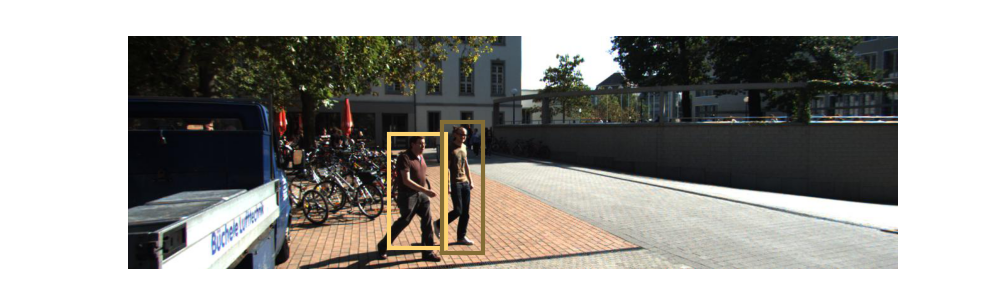
#> input picture TP3_Kalman-Filtering/output/images/000002.png, 1000 x 302 px; its folder holds only this picture in this run
$ jupyter execute --allow-errors TP_KalmanFiltering_HONG_YU.ipynb   (shell and % lines are left out)
#> lines starting #> are read from the running program, lines starting #| are printed output that depends on the picture
### TP3_Kalman-Filtering/robot_simulation.py
import numpy as np


class RobotSimulation(object):
    def __init__(self, x0=0, velocity=1,
                 measurement_std=0.0,
                 process_std=0.0):
        """ x0 : initial position
            velocity: (+=right, -=left)
            measurement_std: standard deviation in measurement m
            process_std: standard deviation in process (m/s)
        """
        self.x = x0
        self.velocity = velocity
        self.measurement_std = measurement_std
        self.process_std = process_std

    def move(self, dt=1.0):
        """Compute new position of the walker in dt seconds."""
        dx = self.velocity + np.random.randn()*self.process_std
        self.x += dx * dt

    def locate(self):
        """ Returns measurement of new position in meters."""
        measurement = self.x + np.random.randn()*self.measurement_std
        return measurement

    def move_and_locate(self):
        """ Move robot, and return measurement of new position in meters"""
        self.move()
        return self.locate()

### TP3_Kalman-Filtering/TP_KalmanFiltering_HONG_YU.ipynb
[cell 1]
# The first part of this notebook is inspired by R. Labbe's work, the second by A. Bewley's.

import numpy as np

import matplotlib as mpl
import matplotlib.pyplot as plt

You should submit before the deadline a **TP_KalmanFilter_firstname-surname.ipynb** file containing:
- completed code blocks
- the answer to the questions asked in this lab

You do not need to attach the data, other .py files, nor the output of the last section on multiple object tracking as we must be able to regenerate the output by running your notebook.

# Introduction on Gaussian distributions

The Kalman filter is essentially a Bayesian filter that uses Gaussians. Let's see in 1D how we can use Gaussian distributions to encode priors about the location of a robot, and update them given measurements.

## Beliefs as Gaussians

[cell 2]
# Code the 1D Gaussian probability density function
def Gaussian_pdf(x, mean=0., variance=1.):
    """
    x: scalar or numpy.array
    Returns N(x|mean,variance), the scalar or numpy array containing the Gaussian pdf evaluated at x.
    """
    return 1/(np.sqrt(variance) * np.sqrt(2*np.pi)) * np.exp(-0.5 * (x-mean)**2/variance)

We can express our belief in the robot's position with a Gaussian. Say we believe that the robot is at 10 meters, and the variance in that belief is 1m$^2$, or $\mathcal{N}(10,\, 1)$. A plot of the pdf follows:

[cell 3]
xs = np.linspace(4, 16, 100)
ys = Gaussian_pdf(xs, mean=10.)

plt.figure(figsize=(10, 6))
plt.plot(xs, ys, label='$\mathcal{N}(10,1)$')
plt.ylim(0,.5)
plt.grid(True)
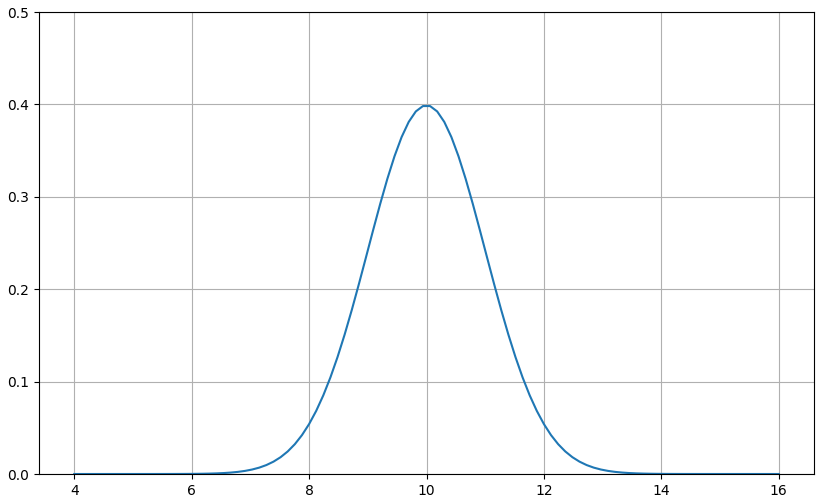
#> figure drawn by matplotlib, 1 panel; curve peaks at x = 9.94, y = 0.398

This plot depicts our uncertainty about the robot's position. It represents a fairly inexact belief. While we believe that it is most likely that the robot is at 10 m, any position from 9 m to 11 m or so is quite likely as well.

## Predictions with Gaussians

Suppose starting from an uncertain position $x = \mathcal{N}(10,\, 1)$, the robot moves by an amount $\epsilon = \mathcal{N}(0,\, 0.5^2)$. How do we compute the prior for the new location of the robot, given that both their initial location and move are uncertain?

We make use of the fact that the sum of two independent Gaussians is again Gaussian, whose mean equals the sum of their means and whose variance equals the sum of their variance. In our case, this yields a prior $\bar{x}=\mathcal{N}(\bar\mu,\, \bar\sigma^2)$ with:

$$\begin{aligned}\bar\mu &= \mu_x + \mu_\epsilon = 10 + 0 &&= 10 \\
\bar\sigma^2 &= \sigma_x^2 + \sigma_{\epsilon}^2 = 1^2 + 0.5^2 &&= 1.25\end{aligned}$$

It makes sense that the predicted position is the previous position plus the movement. What about the variance? It is harder to form an intuition about this. However, we don't really know where the robot is moving, so the confidence should get smaller (variance gets larger). $\sigma_{\epsilon}^2$ is the amount of uncertainty added to the system due to the imperfect prediction about the movement, and so we would add that to the existing uncertainty.

Let's implement this:

[cell 4]
from collections import namedtuple
gaussian = namedtuple('Gaussian', ['mean', 'var'])
gaussian.__repr__ = lambda s: f'𝒩(μ={s[0]:.3f}, 𝜎²={s[1]:.3f})'

[cell 5]
# Implement the prediction update from above
def predict(pos, movement):
    """
    pos, movement: gaussian namedtuples
    Returns: a gaussian namedtuple
    """
    return gaussian(pos[0]+movement[0], pos[1]+movement[1])

[cell 6]
pos = gaussian(10., 1.**2)
move = gaussian(0, 0.5**2)
predict(pos, move)

The prior states that the robot is at 10 m with a variance of 1.25 m$^2$, which is what we computed by hand.

## Updates with Gaussians

The likelihood is the probability of the measurement given the current state. We can represent measurements as Gaussians. For example, maybe our sensor states that the robot is at 12 m, with a standard deviation of 0.5 meters. Our measurement, expressed as a likelihood, is $z = \mathcal N (12, 0.5^2)$.

Both the likelihood and prior are modeled with Gaussians. The update, a.k.a. the posterior, is obtained up to normalization by multiplying these Gaussians. After normalization, the product of these Gaussians is in turn a Gaussian $\mathcal N(\mu, \sigma^2)$ as per slides 44-45.

$$\begin{aligned}
\mathcal N(\mu, \sigma^2) &\propto prior \cdot likelihood \\
&= \mathcal{N}(\bar\mu, \bar\sigma^2)\cdot \mathcal{N}(\mu_z, \sigma_z^2) \\
&\propto \mathcal N(\frac{\bar\sigma^2 \mu_z + \sigma_z^2 \bar\mu}{\bar\sigma^2 + \sigma_z^2},\frac{\bar\sigma^2\sigma_z^2}{\bar\sigma^2 + \sigma_z^2})
\end{aligned}$$

Let's implement this:

[cell 7]
# Implement the update obtained by multiplying prior and likelihood as in the formula above
def gaussian_multiply(g1, g2):
    """
    g1, g2: Gaussian namedtuples
    Returns: a Gaussian namedtuple that is (up to renormalization) the product of g1 and g2
    """
    return gaussian((g1[1]*g2[0]+g1[0]*g2[1])/(g1[1]+g2[1]),(g1[1]*g2[1])/(g1[1]+g2[1]))

def update(prior, likelihood):
    """
    prior, likelihood: Gaussian namedtuples
    Returns: a Gaussian namedtuple
    """
    posterior = gaussian_multiply(likelihood, prior)
    return posterior

[cell 8]
# Test the update function
predicted_pos = gaussian(10., 1.25)
measured_pos = gaussian(12., 0.5**2)
estimated_pos = update(predicted_pos, measured_pos)
estimated_pos

### Understanding Gaussian multiplication

Let's plot the pdf of $\mathcal{N}(10,\, 1) \times \mathcal{N}(10,\, 1)$. Can you determine its shape without looking at the result? What should the new mean be? Will the curve be wider, narrower, or the same as $\mathcal{N}(10,\, 1)$?

**Answer**

The new mean should not change as the mean and variance of likelihood and prior are the same. However, the variance will be reduced by half, therefore, the curve will be narrower and taller than before.

[cell 9]
z = gaussian(10., 1.)  # Gaussian N(10, 1)
product = gaussian_multiply(z, z)

plt.figure(figsize=(10, 6))

xs = np.linspace(5, 15, 100)
ys = Gaussian_pdf(xs, z.mean, z.var)
plt.plot(xs, ys, label='$\mathcal{N}(10,1)$')

ys = Gaussian_pdf(xs, product.mean, product.var)
plt.plot(xs, ys, label='$\mathcal{N}(10,1) \\times \mathcal{N}(10,1)$', ls='--')
plt.legend()
plt.grid(True)

print(product)
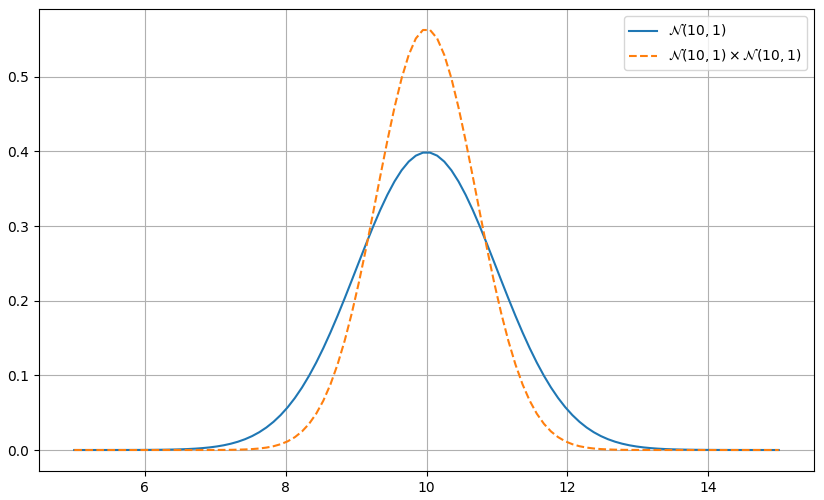
#> figure drawn by matplotlib, 1 panel; curve peaks at x = 9.95, y = 0.398; curve peaks at x = 9.95, y = 0.563

The result of the multiplication is taller and narrow than the original Gaussian but the mean is unchanged. Does this match your intuition?

Yes

Now let's plot the pdf of $\mathcal{N}(10.4,\, 1) \times \mathcal{N}(9.6,\, 1)$. What do you think the result will be?

**Answer** The mean will be the mean of these two means, and the variance will be half of the variances.

[cell 10]
def plot_products(g1, g2):
#> called with g1 = (10.4, 1), g2 = (9.6, 1)
    plt.figure(figsize=(10, 6))
    product = gaussian_multiply(g1, g2)

    xs = np.linspace(5, 15, 100)
    ys = Gaussian_pdf(xs, g1.mean, g1.var)
    plt.plot(xs, ys, label='$\mathcal{N}$' + f'$({g1.mean},{g1.var})$')

    ys = Gaussian_pdf(xs, g2.mean, g2.var)
    plt.plot(xs, ys, label='$\mathcal{N}$' + f'$({g2.mean},{g2.var})$')

    ys = Gaussian_pdf(xs, product.mean, product.var)
    plt.plot(xs, ys, label='product', ls='--')
    plt.legend();
    plt.grid(True)
    plt.show()

z1 = gaussian(10.4, 1)
z2 = gaussian(9.6, 1)

plot_products(z1, z2)

Finally, consider the case where one of the Gaussian distributions is much narrower than the other. Which of the means is closest to the mean of the resulting product distribution? Compare the width of the product Gaussian to the widths of the respective Gaussians forming the product.

**Answer**: The mean with smaller variance is closer to the mean of the product. The width of the product Gaussian is narrower than the two components.

[cell 11]
z1 = gaussian(5, 1)
z2 = gaussian(13, 2)
product = gaussian_multiply(z1, z2)
print(product)

plot_products(z1, z2)

# Kalman filter tracking of robot trajectory

We will apply Kalman filtering to track the location of a robot in 1D. The robot moves during each time step and its new location is sensed with some measurement error. We will filter the noisy measurements to track the location over time.

You will assume the robot moves with constant velocity and implement a constant velocity state transition model. The state is thus 2-dimensional and consists of the location $x$ of the robot and its velocity $v$ (similar to slide 17 but in 1D). We assume measurements are acquired at time intervals of $\Delta t=1$s.

You first have to complete the KalmanFilter implementation in the cell below. It implements a general purpose Kalman filter as per the predict and update equations presented in the slides 47-50.

[cell 12]
class KalmanFilter(object):
    """
    Implements a Kalman filter.


    Parameters:

    dim_x : int
        Number of state variables for the Kalman filter. For example, if
        you are tracking the position and velocity of an object in one
        dimension, dim_x would be 2.
    dim_z : int
        Number of measurement inputs. For example, if the sensor
        provides you with position in one dimension, dim_z would be 1.


    Attributes:

    x : numpy.array(dim_x, 1) (preferred) or numpy.array(dim_x,)
        Current state estimate. Any call to update() or predict() updates
        this variable.
    P : numpy.array(dim_x, dim_x)
        Current state covariance matrix. Any call to update() or predict()
        updates this variable.
    Q : numpy.array(dim_x, dim_x)
        Process noise covariance matrix.
    R : numpy.array(dim_z, dim_z)
        Measurement noise covariance matrix.
    F : numpy.array(dim_x, dim_x)
        State Transition matrix.
    H : numpy.array(dim_z, dim_x)
        Measurement/observation matrix.


    You are responsible for initializing x and P to reasonable values (for instance x to 0 and large P),
    as well as providing Q, R, F, H.

    f = KalmanFilter(dim_x=..., dim_z=...)

    f.x = ...
    f.P = ...

    f.F = ...
    f.H = ...
    f.Q = ...
    f.R = ...

    Then using the filter will look like a succession of predict/update steps:

    while new time step:
        f.predict()
        z = read_measurement(...)
        f.update(z)

    """

    def __init__(self, dim_x, dim_z):
        if dim_x < 1:
            raise ValueError('dim_x must be 1 or greater')
        if dim_z < 1:
            raise ValueError('dim_z must be 1 or greater')

        self.dim_x = dim_x
        self.dim_z = dim_z

        # Initialize with zeros or identity when possible
        self.x = np.zeros(shape=(dim_x,1))        # state (mean), initialize with zeros
        self.P = np.identity(n=dim_x)        # uncertainty covariance, initialize with identity
        self.Q = np.identity(n=dim_x)        # process uncertainty, initialize with identity
        self.F = np.identity(n=dim_x)        # state transition matrix, initialize with identity
        self.H = np.zeros(shape=(dim_z, dim_x))        # measurement matrix, initialize with zeros
        self.R = np.identity(n=dim_z)        # measurement uncertainty, initialize with identity


    def predict(self, F=None, Q=None):
        """
        Predict next state (a priori) using the Kalman filter state transition equation

        F : np.array(dim_x, dim_x), or None
            Optional state transition matrix
        Q : np.array(dim_x, dim_x), or None
            Optional process noise matrix

        Returns:
            Nothing, state self.x and covariance self.P are updated in place
        """

        if F is None:
            F = self.F
        if Q is None:
            Q = self.Q

        # Mean update
        self.x = self.F@self.x

        # Covariance update
        self.P = F@self.P@F.T + Q


    def update(self, z, R=None, H=None):
        """
        Update the state (a posteriori) in response to a new measurement z.

        z : (dim_z, 1) or (dim_z,)
            measurement for this update.
        R : np.array(dim_z, dim_z), or None
            Optionally provide R to override the measurement noise for this
            one call.
        H : np.array(dim_z, dim_x), or None
            Optionally provide H to override the measurement matrix for this
            one call.

        Returns:
            Nothing, state self.x and covariance self.P are updated in place
        """

        if R is None:
            R = self.R
        if H is None:
            H = self.H

        # Innovation
        y = z - H@self.x

        # Innovation covariance
        S = H@self.P@H.T + R

        # Kalman gain
        K = self.P@H.T@np.linalg.pinv(S)

        # New state mean
        self.x = self.x + K@y

        # New state covariance (you can use the symmetric formula from slide 50 for stability)
        self.P = (np.identity(n=K.shape[0])-K@H)@self.P

You then have to complete the code blocks below.

[cell 13]
from robot_simulation import RobotSimulation

[cell 14]
# This code generates the (walk and) measurements at each of N timesteps spaced by a time interval of delta_t = 1.0

process_std = .5
measurement_std = 2.
N = 25

robot = RobotSimulation(0, 1.0, measurement_std, process_std)
zs = [np.array([robot.move_and_locate()]) for _ in range(N)] # Array of measurements at each time step

[cell 15]
# Initialize the Kalman filter
kf = KalmanFilter(dim_x=2, dim_z=1) # the state is 2-dimensional and the measurement is 1-dimensional

kf.x = np.array([robot.x, 0]) # Initialize the location and velocity at 0.
kf.P = np.array([[20**2, 0], [0, 2**2]]) # Initialize the variance of the location at 20^2. and the variance of the velocity at 2^2.

kf.F = np.array([[1, 1.0], [0, 1]]) # Set the transition matrix to that corresponding to a constant velocity model, delta_y = 1.0
kf.Q =  np.array([[process_std**2, 0],[0, 0.1**2]])# Set the process noise variance to process_std^2 for the location and 0.1^2 for the velocity
kf.H = np.array([1.0,0]).reshape((1,2)) # Set the measurement matrix to only observe the location
kf.R = np.array([measurement_std**2])# Set the measurement variance to measurement_std^2

# Run the Kalman filter at each timestep and store the predictions in the arrays below

priors = np.zeros((N, 2)) # store the prediction of the location before each measurement along with its variance
xs = np.zeros((N+1, 2)) # store the (initial location and the) prediction of the location after each measurement + its variance
vs = np.zeros((N+1, 2)) # store the (initial velocity and the) velocity after each measurement along with the predicted variance

xs[0,:] = np.array([kf.x[0], kf.P[0][0]])
vs[0,:] = np.array([kf.x[1], kf.P[1][1]])

for i, z in enumerate(zs):
    # Run the predict/update steps of the Kalman filter and fill priors, xs and vs
    priors[i,:] = np.array([kf.x[0], kf.P[0][0]])
    kf.predict()
    kf.update(z)# fill the priors after calling .predict()

    xs[i+1,:] = np.array([kf.x[0], kf.P[0][0]])
    vs[i+1,:] = np.array([kf.x[1], kf.P[1][1]])# fill xs and vs after calling .update(...)

[cell 16]
def plot_filter(xs, var, c='C0', **kwargs):
    ys = xs
    xs = range(len(ys))

    lines = plt.plot(xs, ys, color=c, label='Filter', **kwargs)

    std = np.sqrt(var)
    std_top = ys+std
    std_btm = ys-std

    plt.plot(xs, ys+std, linestyle=':', color='k', lw=2)
    plt.plot(xs, ys-std, linestyle=':', color='k', lw=2)
    plt.fill_between(xs, std_btm, std_top,
                     facecolor='yellow', alpha=0.2)

[cell 17]
plt.figure(figsize=(10, 7))
plt.scatter(range(1,len(zs)+1), zs, edgecolor='k', facecolor='none',
                        lw=2, label='Measurements')
plot_filter(xs[:,0], xs[:,1])
plt.scatter(range(1,len(priors)+1), priors[:,0], marker='v', s=40, edgecolor='r',
                facecolor='None', lw=2, label='Predictions')
plt.legend(loc='center left', bbox_to_anchor=(1, 0.5))
plt.grid(True)

What can you say at each timestep of the position of the filtered estimate compared to the position of the measurement and of the prior?

**Answer**: The filtered estimate is closer to the measurement than the prior. It is also less uncertain than the prior.

Print the standard deviation of the location before (a priori) and after (a posteriori) each measurement. What can you say about it? Compare to the measurement standard deviation.

**Answer**: The standard deviation of the location after each measurement is smaller than the standard deviation of the location before each measurement. It is also smaller than the measurement standard deviation.

[cell 18]
print('before measurement:', np.sqrt(priors[:,1]))
print('after measurement:', np.sqrt(xs[1:,1]))

**Bonus question**. The robot model implemented in RobotSimulation is very close to the constant velocity model that we assume in the Kalman filter. As a variant, generate the walk according to a different robot model than the one proposed in RobotSimulation (for instance any function of time). Does the Kalman filter still behave adequately? If not, what could you change to improve its behaviour?

# Multiple Object Tracking

We now turn to multiple object tracking of pedestrians in video input, using the framework of tracking-by-detection as proposed in "Simple Online and Realtime Tracking" (Bewley et al., IEEE ICIP 2016). The gist of the framework is explained in slides 2-8 of Lecture 2 on Object Tracking.

On each new frame, a pedestrian detector is run to find the frame detections. Each detection is associated to an existing track, and new tracks are created for unmatched detections (unmatched tracks are deleted after a few frames without a match). Each individual track is maintained and updated by a Kalman filter.

In tracking-by-detection, object detectors are typically deep learning models. In this practical work, we will assume for convenience that detections are given to us rather than implementing or running a DL model. These are the columns 3 to 7 in the file 'data/KITTI-17_det.txt', where detection bounding boxes are in the format $[x1,y1,w,h]$, with $x1,y1$ the coordinates of the left-top corner, $w$ the width of the box and $h$ the height.

You can visualize what detections look like by opening the video 'data/KITTI-17_detections.webm' (you do not need this file in the remaining of the practical work).

The code presented here implements the other steps of track prediction, data association and track update. In this version, the Kalman filter maintains the bounding box in the form of the bounding box center coordinates $x,y$, the bounding box area $s$ (width$\times$height), and the aspect ration $r$ (width/height). In addition a constant velocity model is used on $x,y,s$ ($r$ is supposed constant). Therefore the internal state is 7-dimensional $[x,y,s,r,\dot{x},\dot{y},\dot{s}]$. As only the box location is measured, the noisy measurement is 4-dimensional: $[x,y,s,r]$.

We will reuse the Kalman filter that you have implemented in the previous part. Before anything, you will have to fill in the missing lines in the following cells:
- iou_batch is given to you: you can take a look to understand what the "intersection over union" metric consists in
- In convert_bbox_to_z and convert_x_to_bbox, fill in the missing lines
- In KalmanBoxTracker, fill in the missing parts in the init, predict and update member functions

[cell 19]
# Nothing to complete here
# [9 lines left out: function linear_assignment, not called in this run]

[cell 20]
# [27 lines left out: function iou_batch, not called in this run]

[cell 21]
# [35 lines left out: functions convert_bbox_to_z, convert_x_to_bbox, not called in this run]

<br>Below is the main code for the Multi-Object Tracker. It is quite long but only a few parts need to be completed. Don't forget to call `convert_bbox_to_z` when needed to convert from `[x1,y1,x2,y2]` representation to `[x,y,s,r]`.

[cell 22]
class KalmanBoxTracker(object):
    """
    This class represents the internal state of individual tracked objects observed as bbox.
        The state is in the form [[x,y,s,r,\dot{x},\dot{y},\dot{s}]].
        Only the first four dimensions are observed.
    """
    count = 0
    # [111 lines left out: functions __init__, update, predict, get_state, associate_detections_to_trackers, not called in this run]


class MOT(object):
    def __init__(self, max_age=1, min_hits=3, iou_threshold=0.3):
        """
        Sets key parameters for SORT
        """
        self.max_age = max_age
        self.min_hits = min_hits
        self.iou_threshold = iou_threshold
        self.trackers = []
        self.frame_count = 0

    # [44 lines left out: function update, not called in this run]

<br>Now we can finally run the Multi-Object Tracker (MOT). Video frames with superimposed bounding boxes from tracked pedestrians are saved in 'output/images'. The last block of code uses opencv to convert these frames into a video saved in 'output/video.avi' for better visualization. Optionally, you can test your code with a second video with detection file 'data/KITTI-13_det.txt' and frames in 'data/KITTI-13_img'

Multiple Object Tracker on the video frames from 'data/KITTI-17_img':

[cell 23]
import os
from skimage import io

from IPython.display import clear_output

import matplotlib
import matplotlib.pyplot as plt
import matplotlib.patches as patches

[cell 24]
colours = np.random.rand(32, 3)
dets_filename = 'data/KITTI-17_det.txt'
img_path = os.path.join('data', 'KITTI-17_img')

if not os.path.exists('output'):
    os.makedirs('output')
if not os.path.exists('output/images'):
    os.makedirs('output/images')

[cell 25]
# Initialize the multi object tracker
mot_tracker = MOT(max_age=1, min_hits=3, iou_threshold=0.3)

# Load all detections for all frames
#> (the rest of this cell did not finish here and is left out)

[cell 26]
# Reload the png's and save as video for better visualization
import os
import cv2

image_folder = os.path.join('output', 'images')
video_name = os.path.join('output','video.avi')

images = [img for img in sorted(os.listdir(image_folder)) if img.endswith(".png")]
frame = cv2.imread(os.path.join(image_folder, images[0]))
#> frame is the input picture: shape (302, 1000, 3); mean B, G, R 154.3, 158.3, 159.8
height, width, layers = frame.shape
#> (the rest of the program and of its run is left out)
